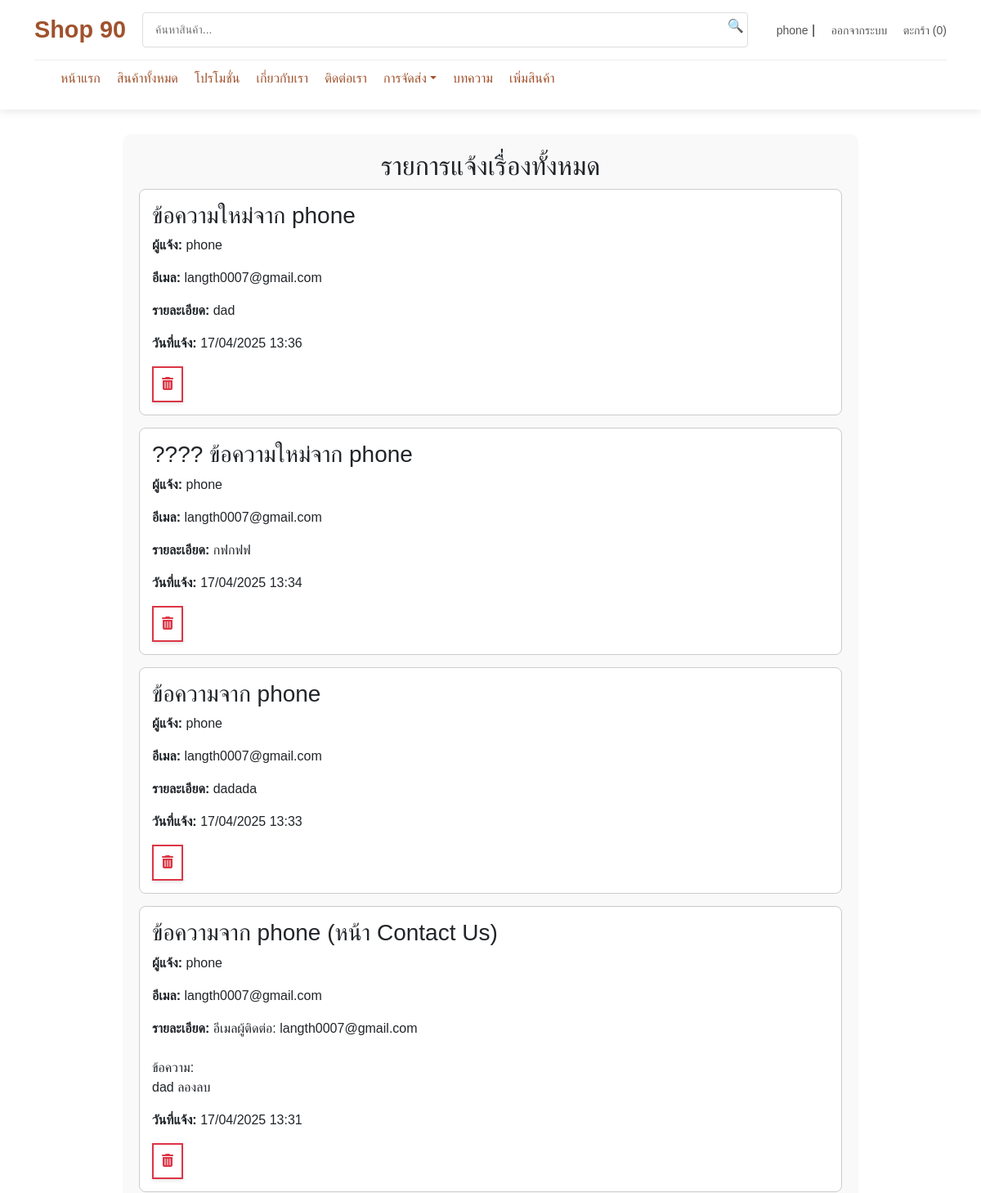
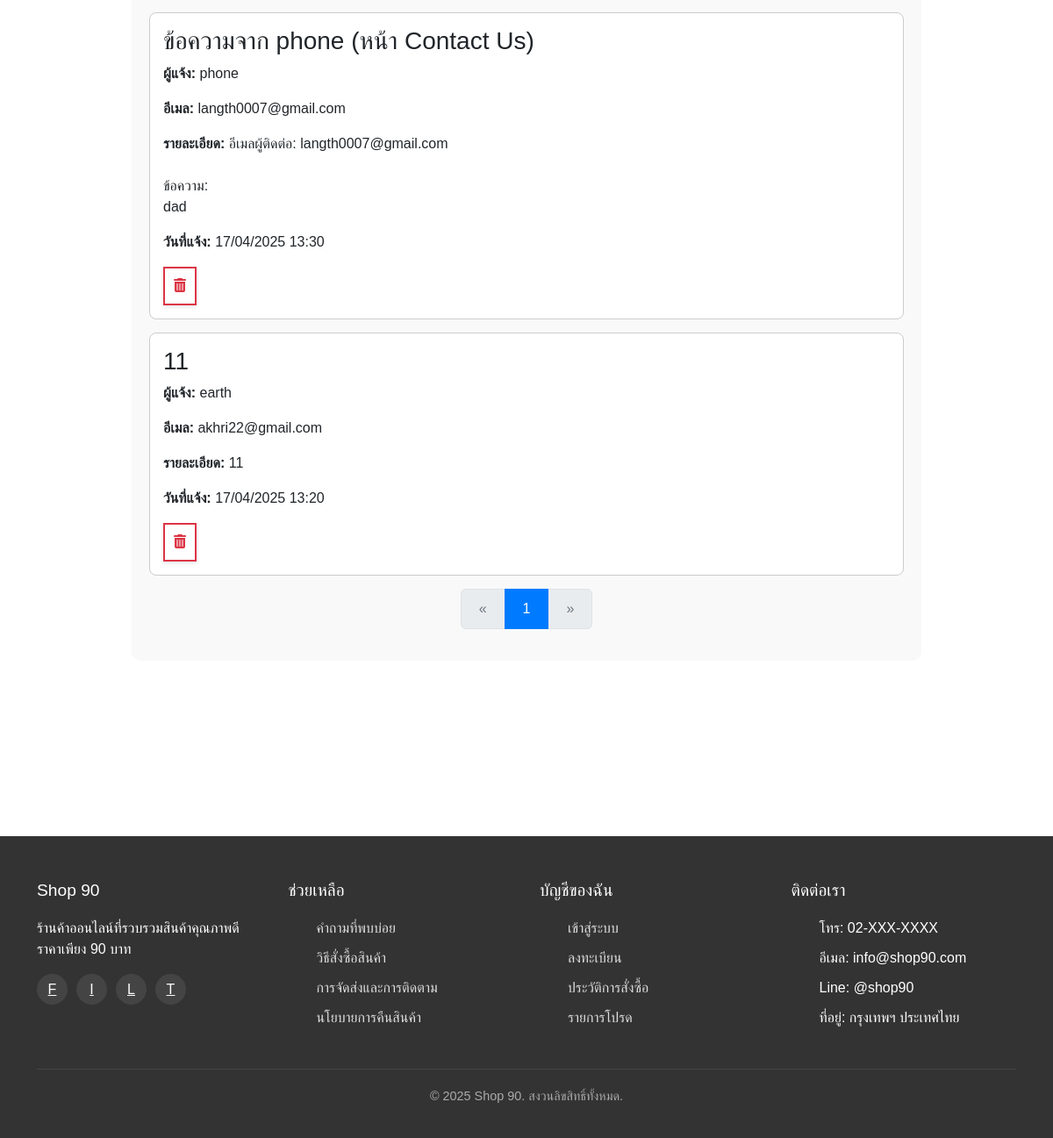
The app's page /page/issue_management.php (signed in) with its own data (2 pictures, top to bottom).
### tables this page shows
CREATE TABLE `complaints` (
  `complaint_id` int(11) NOT NULL,
  `user_id` int(11) NOT NULL,
  `title` varchar(255) NOT NULL,
  `description` text NOT NULL,
  `created_at` datetime DEFAULT current_timestamp(),
  `updated_at` datetime DEFAULT current_timestamp() ON UPDATE current_timestamp(),
  `status` varchar(2) NOT NULL
);

CREATE TABLE `users` (
  `user_id` int(11) NOT NULL,
  `username` varchar(255) NOT NULL,
  `email` varchar(255) NOT NULL,
  `password` varchar(255) NOT NULL,
  `phone_number` varchar(20) DEFAULT NULL,
  `address` text DEFAULT NULL,
  `user_type` enum('customer','admin') NOT NULL DEFAULT 'customer',
  `created_at` timestamp NOT NULL DEFAULT current_timestamp(),
  `profile_image` varchar(255) NOT NULL DEFAULT 'default.png'
);

### page/issue_management.php (the view, shortened to what this page needs)
<?php
include('../includes/header.php');
$limit = 10;
$page = isset($_GET['page']) ? (int)$_GET['page'] : 1;
$offset = ($page - 1) * $limit;
$sql = "SELECT c.*, u.username, u.email
        FROM complaints c
        JOIN users u ON c.user_id = u.user_id
        WHERE c.status = 'y'  -- เพิ่มเงื่อนไขเลือกสถานะ 'y'
        ORDER BY c.created_at DESC
        LIMIT $limit OFFSET $offset";
$result = $conn->query($sql);
$total_sql = "SELECT COUNT(*) AS total FROM complaints WHERE status = 'y'";
$total_result = $conn->query($total_sql);
$total_row = $total_result->fetch_assoc();
$total_records = $total_row['total'];
$total_pages = ceil($total_records / $limit);
?>
<!DOCTYPE html>
<html lang="th">
<head>
</head>
<body>
    <div class="issue-container">
        <h2>รายการแจ้งเรื่องทั้งหมด</h2>
        <?php while ($row = $result->fetch_assoc()) : ?>
        <div class="issue-card">
            <h3> <?= htmlspecialchars($row['title']) ?></h3>
            <p><strong>ผู้แจ้ง:</strong> <?= htmlspecialchars($row['username']) ?></p>
            <p><strong>อีเมล:</strong> <?= htmlspecialchars($row['email']) ?></p>
            <p><strong>รายละเอียด:</strong> <?= nl2br(htmlspecialchars($row['description'])) ?></p>
            <p><strong>วันที่แจ้ง:</strong> <?= date('d/m/Y H:i', strtotime($row['created_at'])) ?></p>
            <form action="../process/del_issue_management.php" method="POST" style="display:inline;">
                <button type="submit" class="custom-delete-btn" onclick="return confirm('คุณต้องการลบหรือไม่?')">
                    <i class="fas fa-trash-alt"></i>
                </button>
            </form>
        </div>
        <?php endwhile; ?>
        <nav aria-label="Page navigation">
            <ul class="pagination justify-content-center">
                <li class="page-item <?= ($page == 1) ? 'disabled' : '' ?>">
                    <a class="page-link" href="?page=<?= $page - 1 ?>" aria-label="Previous">
                        <span aria-hidden="true">&laquo;</span>
                    </a>
                </li>
                <?php for ($i = 1; $i <= $total_pages; $i++): ?>
                <li class="page-item <?= ($page == $i) ? 'active' : '' ?>">
                    <a class="page-link" href="?page=<?= $i ?>"><?= $i ?></a>
                </li>
                <?php endfor; ?>
                <li class="page-item <?= ($page == $total_pages) ? 'disabled' : '' ?>">
                    <a class="page-link" href="?page=<?= $page + 1 ?>" aria-label="Next">
                        <span aria-hidden="true">&raquo;</span>
                    </a>
                </li>
            </ul>
        </nav>
    </div>
</body>
</html>
<?php
include('../includes/footer.php');
?>

### assets/css/style.css (style rules this page uses)
* { box-sizing: border-box; margin: 0; padding: 0; font-family: 'Prompt', sans-serif; }
body { background-color: #f8f9fa; color: #333; line-height: 1.6; }
a { color: #A0522D; text-decoration: none; }

### assets/css/product.css (style rules this page uses)
body { font-family: 'Arial', sans-serif; margin: 0; padding: 0; background-color: #f5f5f5; }

### assets/css/profile.css (style rules this page uses)
:root { --main-color: #A0522D; --text-dark: #333; --bg-light: #f5f5f5; --border-radius: 12px; --shadow-light: 0px 2px 10px rgba(0, 0, 0, 0.1); }

### assets/css/modal.css (style rules this page uses)
h2 { color: #333; text-align: center; margin-bottom: 20px; }

### assets/css/order_tracking.css (style rules this page uses)
h2 { text-align: center; color: #333; font-size: 24px; margin-bottom: 20px; }

### assets/css/order_list.css (style rules this page uses)
.pagination .page-item.active .page-link { background-color: #007bff; border-color: #007bff; color: white; }
.pagination .page-item.disabled .page-link { color: #6c757d; }
.pagination .page-link { padding: 10px 20px; }

### assets/css/issue_management.css (style rules this page uses)
.issue-container { max-width: 900px; margin: 30px auto; padding: 20px; border-radius: 10px; background-color: #f9f9f9; margin-bottom: 200px; }
.issue-card { border: 1px solid #ccc; padding: 15px; border-radius: 8px; margin-bottom: 15px; background-color: #fff; }
.custom-delete-btn { background-color: #fff; border: 2px solid #dc3545; color: #dc3545; padding: 8px 10px; font-size: 16px; cursor: pointer; transition: all 0.3s ease; box-shadow: 0 2px 4px rgba(0, 0, 0, 0.1); }
.custom-delete-btn i { color: #dc3545; }

### records on screen
complaints: title "ข้อความใหม่จาก phone", user.username "phone", user.email "langth0007@gmail.com", description "dad", created_at "17/04/2025 13:36"
complaints: title "???? ข้อความใหม่จาก phone", user.username "phone", user.email "langth0007@gmail.com", description "กฟกฟฟ", created_at "17/04/2025 13:34"
complaints: title "ข้อความจาก phone", user.username "phone", user.email "langth0007@gmail.com", description "dadada", created_at "17/04/2025 13:33"
complaints: title "ข้อความจาก phone (หน้า Contact Us)", user.username "phone", user.email "langth0007@gmail.com", description "อีเมลผู้ติดต่อ: langth0007@gmail.com ข้อความ: dad ลองลบ", created_at "17/04/2025 13:31"
complaints: title "ข้อความจาก phone (หน้า Contact Us)", user.username "phone", user.email "langth0007@gmail.com", description "อีเมลผู้ติดต่อ: langth0007@gmail.com ข้อความ: dad", created_at "17/04/2025 13:30"
complaints: title "11", user.username "earth", user.email "akhri22@gmail.com", description "11", created_at "17/04/2025 13:20"

### other values on screen
$_SESSION['username'] "phone"
